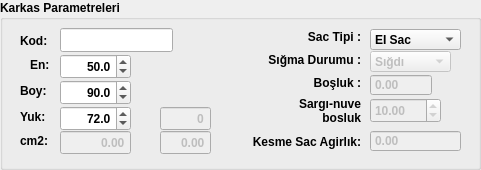
     <widget class="QGroupBox" name="groupBox_26">
      <property name="geometry">
       <rect>
        <x>2</x>
        <y>0</y>
        <width>481</width>
        <height>170</height>
       </rect>
      </property>
      <property name="font">
       <font>
        <weight>75</weight>
        <bold>true</bold>
       </font>
      </property>
      <property name="title">
       <string>Karkas Parametreleri</string>
      </property>
      <widget class="QLabel" name="label_56">
       <property name="geometry">
        <rect>
         <x>30</x>
         <y>54</y>
         <width>31</width>
         <height>21</height>
        </rect>
       </property>
       <property name="text">
        <string>En:</string>
       </property>
      </widget>
      <widget class="QDoubleSpinBox" name="doubleSpinBox_karkas_en">
       <property name="geometry">
        <rect>
         <x>60</x>
         <y>54</y>
         <width>71</width>
         <height>25</height>
        </rect>
       </property>
       <property name="font">
        <font>
         <weight>75</weight>
         <bold>true</bold>
        </font>
       </property>
       <property name="layoutDirection">
        <enum>Qt::LeftToRight</enum>
       </property>
       <property name="autoFillBackground">
        <bool>false</bool>
       </property>
       <property name="alignment">
        <set>Qt::AlignRight|Qt::AlignTrailing|Qt::AlignVCenter</set>
       </property>
       <property name="decimals">
        <number>1</number>
       </property>
       <property name="maximum">
        <double>9999.000000000000000</double>
       </property>
       <property name="value">
        <double>50.000000000000000</double>
       </property>
      </widget>
      <widget class="QLabel" name="label_57">
       <property name="geometry">
        <rect>
         <x>20</x>
         <y>80</y>
         <width>31</width>
         <height>21</height>
        </rect>
       </property>
       <property name="text">
        <string>Boy:</string>
       </property>
      </widget>
      <widget class="QDoubleSpinBox" name="doubleSpinBox_karkas_boy">
       <property name="geometry">
        <rect>
         <x>60</x>
         <y>80</y>
         <width>71</width>
         <height>25</height>
        </rect>
       </property>
       <property name="font">
        <font>
         <weight>75</weight>
         <bold>true</bold>
        </font>
       </property>
       <property name="layoutDirection">
        <enum>Qt::LeftToRight</enum>
       </property>
       <property name="autoFillBackground">
        <bool>false</bool>
       </property>
       <property name="alignment">
        <set>Qt::AlignRight|Qt::AlignTrailing|Qt::AlignVCenter</set>
       </property>
       <property name="decimals">
        <number>1</number>
       </property>
       <property name="maximum">
        <double>9999.000000000000000</double>
       </property>
       <property name="value">
        <double>90.000000000000000</double>
       </property>
      </widget>
      <widget class="QLabel" name="label_58">
       <property name="geometry">
        <rect>
         <x>20</x>
         <y>106</y>
         <width>31</width>
         <height>21</height>
        </rect>
       </property>
       <property name="text">
        <string>Yuk:</string>
       </property>
      </widget>
      <widget class="QDoubleSpinBox" name="doubleSpinBox_karkas_yukseklik">
       <property name="geometry">
        <rect>
         <x>60</x>
         <y>106</y>
         <width>71</width>
         <height>25</height>
        </rect>
       </property>
       <property name="font">
        <font>
         <weight>75</weight>
         <bold>true</bold>
        </font>
       </property>
       <property name="layoutDirection">
        <enum>Qt::LeftToRight</enum>
       </property>
       <property name="autoFillBackground">
        <bool>false</bool>
       </property>
       <property name="alignment">
        <set>Qt::AlignRight|Qt::AlignTrailing|Qt::AlignVCenter</set>
       </property>
       <property name="decimals">
        <number>1</number>
       </property>
       <property name="maximum">
        <double>9999.000000000000000</double>
       </property>
       <property name="value">
        <double>72.000000000000000</double>
       </property>
      </widget>
      <widget class="QLabel" name="label_60">
       <property name="geometry">
        <rect>
         <x>20</x>
         <y>130</y>
         <width>31</width>
         <height>21</height>
        </rect>
       </property>
       <property name="text">
        <string>cm2:</string>
       </property>
      </widget>
      <widget class="QDoubleSpinBox" name="doubleSpinBox_karkas_cm">
       <property name="enabled">
        <bool>false</bool>
       </property>
       <property name="geometry">
        <rect>
         <x>60</x>
         <y>130</y>
         <width>71</width>
         <height>25</height>
        </rect>
       </property>
       <property name="font">
        <font>
         <weight>75</weight>
         <bold>true</bold>
        </font>
       </property>
       <property name="layoutDirection">
        <enum>Qt::LeftToRight</enum>
       </property>
       <property name="autoFillBackground">
        <bool>false</bool>
       </property>
       <property name="alignment">
        <set>Qt::AlignRight|Qt::AlignTrailing|Qt::AlignVCenter</set>
       </property>
       <property name="buttonSymbols">
        <enum>QAbstractSpinBox::NoButtons</enum>
       </property>
       <property name="decimals">
        <number>2</number>
       </property>
       <property name="maximum">
        <double>9999.000000000000000</double>
       </property>
       <property name="value">
        <double>0.000000000000000</double>
       </property>
      </widget>
      <widget class="QDoubleSpinBox" name="doubleSpinBox_karkas_cm_oto">
       <property name="enabled">
        <bool>false</bool>
       </property>
       <property name="geometry">
        <rect>
         <x>160</x>
         <y>130</y>
         <width>51</width>
         <height>25</height>
        </rect>
       </property>
       <property name="font">
        <font>
         <weight>75</weight>
         <bold>true</bold>
        </font>
       </property>
       <property name="layoutDirection">
        <enum>Qt::LeftToRight</enum>
       </property>
       <property name="autoFillBackground">
        <bool>false</bool>
       </property>
       <property name="alignment">
        <set>Qt::AlignRight|Qt::AlignTrailing|Qt::AlignVCenter</set>
       </property>
       <property name="buttonSymbols">
        <enum>QAbstractSpinBox::NoButtons</enum>
       </property>
       <property name="decimals">
        <number>2</number>
       </property>
       <property name="maximum">
        <double>9999.000000000000000</double>
       </property>
       <property name="value">
        <double>0.000000000000000</double>
       </property>
      </widget>
      <widget class="QDoubleSpinBox" name="doubleSpinBox_karkas_yuk_oto">
       <property name="enabled">
        <bool>false</bool>
       </property>
       <property name="geometry">
        <rect>
         <x>160</x>
         <y>106</y>
         <width>51</width>
         <height>25</height>
        </rect>
       </property>
       <property name="font">
        <font>
         <weight>75</weight>
         <bold>true</bold>
        </font>
       </property>
       <property name="layoutDirection">
        <enum>Qt::LeftToRight</enum>
       </property>
       <property name="autoFillBackground">
        <bool>false</bool>
       </property>
       <property name="alignment">
        <set>Qt::AlignRight|Qt::AlignTrailing|Qt::AlignVCenter</set>
       </property>
       <property name="buttonSymbols">
        <enum>QAbstractSpinBox::NoButtons</enum>
       </property>
       <property name="decimals">
        <number>0</number>
       </property>
       <property name="maximum">
        <double>9999.000000000000000</double>
       </property>
       <property name="value">
        <double>0.000000000000000</double>
       </property>
      </widget>
      <widget class="QLabel" name="label_yuk_error">
       <property name="geometry">
        <rect>
         <x>60</x>
         <y>106</y>
         <width>20</width>
         <height>20</height>
        </rect>
       </property>
       <property name="text">
        <string/>
       </property>
       <property name="pixmap">
        <pixmap resource="icons.qrc">:/staticfiles/icons/warning.png</pixmap>
       </property>
       <property name="scaledContents">
        <bool>true</bool>
       </property>
      </widget>
      <widget class="QLabel" name="label_Ac_ok">
       <property name="geometry">
        <rect>
         <x>130</x>
         <y>130</y>
         <width>21</width>
         <height>21</height>
        </rect>
       </property>
       <property name="text">
        <string/>
       </property>
       <property name="pixmap">
        <pixmap resource="icons.qrc">:/staticfiles/icons/checked.png</pixmap>
       </property>
       <property name="scaledContents">
        <bool>true</bool>
       </property>
      </widget>
      <widget class="QLabel" name="label_Ac_error">
       <property name="geometry">
        <rect>
         <x>60</x>
         <y>130</y>
         <width>20</width>
         <height>20</height>
        </rect>
       </property>
       <property name="text">
        <string/>
       </property>
       <property name="pixmap">
        <pixmap resource="icons.qrc">:/staticfiles/icons/warning.png</pixmap>
       </property>
       <property name="scaledContents">
        <bool>true</bool>
       </property>
      </widget>
      <widget class="QLabel" name="label_Ac_ok_2">
       <property name="geometry">
        <rect>
         <x>450</x>
         <y>70</y>
         <width>21</width>
         <height>21</height>
        </rect>
       </property>
       <property name="text">
        <string/>
       </property>
       <property name="pixmap">
        <pixmap resource="icons.qrc">:/staticfiles/icons/checked.png</pixmap>
       </property>
       <property name="scaledContents">
        <bool>true</bool>
       </property>
      </widget>
      <widget class="QDoubleSpinBox" name="doubleSpinBox_8">
       <property name="enabled">
        <bool>false</bool>
       </property>
       <property name="geometry">
        <rect>
         <x>370</x>
         <y>74</y>
         <width>62</width>
         <height>22</height>
        </rect>
       </property>
       <property name="buttonSymbols">
        <enum>QAbstractSpinBox::NoButtons</enum>
       </property>
       <property name="minimum">
        <double>-999.000000000000000</double>
       </property>
       <property name="maximum">
        <double>9999.989999999999782</double>
       </property>
      </widget>
      <widget class="QComboBox" name="comboBox_2">
       <property name="enabled">
        <bool>false</bool>
       </property>
       <property name="geometry">
        <rect>
         <x>370</x>
         <y>51</y>
         <width>81</width>
         <height>21</height>
        </rect>
       </property>
       <item>
        <property name="text">
         <string>Sığdı</string>
        </property>
       </item>
       <item>
        <property name="text">
         <string>Yanlış</string>
        </property>
       </item>
       <item>
        <property name="text">
         <string>Kesme</string>
        </property>
       </item>
      </widget>
      <widget class="QLabel" name="label_76">
       <property name="geometry">
        <rect>
         <x>250</x>
         <y>52</y>
         <width>111</width>
         <height>16</height>
        </rect>
       </property>
       <property name="text">
        <string>Sığma Durumu :</string>
       </property>
       <property name="alignment">
        <set>Qt::AlignRight|Qt::AlignTrailing|Qt::AlignVCenter</set>
       </property>
      </widget>
      <widget class="QLabel" name="label_Ac_error_2">
       <property name="geometry">
        <rect>
         <x>450</x>
         <y>50</y>
         <width>20</width>
         <height>20</height>
        </rect>
       </property>
       <property name="text">
        <string/>
       </property>
       <property name="pixmap">
        <pixmap resource="icons.qrc">:/staticfiles/icons/warning.png</pixmap>
       </property>
       <property name="scaledContents">
        <bool>true</bool>
       </property>
      </widget>
      <widget class="QLabel" name="label_77">
       <property name="geometry">
        <rect>
         <x>240</x>
         <y>75</y>
         <width>121</width>
         <height>16</height>
        </rect>
       </property>
       <property name="text">
        <string>Boşluk :</string>
       </property>
       <property name="alignment">
        <set>Qt::AlignRight|Qt::AlignTrailing|Qt::AlignVCenter</set>
       </property>
      </widget>
      <widget class="QLabel" name="label_yuk_ok">
       <property name="geometry">
        <rect>
         <x>130</x>
         <y>106</y>
         <width>21</width>
         <height>21</height>
        </rect>
       </property>
       <property name="text">
        <string/>
       </property>
       <property name="pixmap">
        <pixmap resource="icons.qrc">:/staticfiles/icons/checked.png</pixmap>
       </property>
       <property name="scaledContents">
        <bool>true</bool>
       </property>
      </widget>
      <widget class="QComboBox" name="comboBox_sactipi">
       <property name="geometry">
        <rect>
         <x>370</x>
         <y>29</y>
         <width>91</width>
         <height>21</height>
        </rect>
       </property>
       <item>
        <property name="text">
         <string>EI Sac</string>
        </property>
       </item>
       <item>
        <property name="text">
         <string>Kesme Sac</string>
        </property>
       </item>
      </widget>
      <widget class="QLabel" name="label_146">
       <property name="geometry">
        <rect>
         <x>290</x>
         <y>27</y>
         <width>71</width>
         <height>20</height>
        </rect>
       </property>
       <property name="text">
        <string>Sac Tipi :</string>
       </property>
       <property name="alignment">
        <set>Qt::AlignRight|Qt::AlignTrailing|Qt::AlignVCenter</set>
       </property>
      </widget>
      <widget class="QLabel" name="label_154">
       <property name="geometry">
        <rect>
         <x>240</x>
         <y>95</y>
         <width>121</width>
         <height>31</height>
        </rect>
       </property>
       <property name="layoutDirection">
        <enum>Qt::RightToLeft</enum>
       </property>
       <property name="text">
        <string>Sargı-nuve
 bosluk</string>
       </property>
       <property name="alignment">
        <set>Qt::AlignRight|Qt::AlignTrailing|Qt::AlignVCenter</set>
       </property>
      </widget>
      <widget class="QDoubleSpinBox" name="doubleSpinBox_nuvebosluk">
       <property name="enabled">
        <bool>false</bool>
       </property>
       <property name="geometry">
        <rect>
         <x>370</x>
         <y>98</y>
         <width>71</width>
         <height>25</height>
        </rect>
       </property>
       <property name="value">
        <double>10.000000000000000</double>
       </property>
      </widget>
      <widget class="QLineEdit" name="lineEdit_mlz_karkas">
       <property name="geometry">
        <rect>
         <x>60</x>
         <y>28</y>
         <width>113</width>
         <height>24</height>
        </rect>
       </property>
      </widget>
      <widget class="QLabel" name="label_61">
       <property name="geometry">
        <rect>
         <x>20</x>
         <y>30</y>
         <width>31</width>
         <height>21</height>
        </rect>
       </property>
       <property name="text">
        <string>Kod:</string>
       </property>
      </widget>
      <widget class="QLabel" name="label_kesmeSacAgirlik">
       <property name="geometry">
        <rect>
         <x>240</x>
         <y>126</y>
         <width>121</width>
         <height>31</height>
        </rect>
       </property>
       <property name="layoutDirection">
        <enum>Qt::RightToLeft</enum>
       </property>
       <property name="text">
        <string>Kesme Sac Agirlık:</string>
       </property>
       <property name="alignment">
        <set>Qt::AlignRight|Qt::AlignTrailing|Qt::AlignVCenter</set>
       </property>
      </widget>
      <widget class="QDoubleSpinBox" name="doubleSpinBox_kesmeSacAgirlik">
       <property name="enabled">
        <bool>false</bool>
       </property>
       <property name="geometry">
        <rect>
         <x>370</x>
         <y>130</y>
         <width>91</width>
         <height>22</height>
        </rect>
       </property>
       <property name="buttonSymbols">
        <enum>QAbstractSpinBox::NoButtons</enum>
       </property>
       <property name="minimum">
        <double>-999.000000000000000</double>
       </property>
       <property name="maximum">
        <double>9999.989999999999782</double>
       </property>
      </widget>
     </widget>
